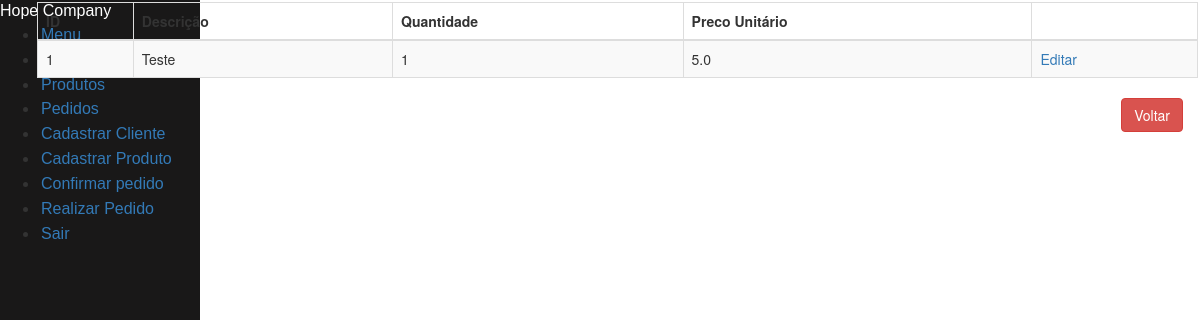
/produto/, run on an earlier commit of the app's database.
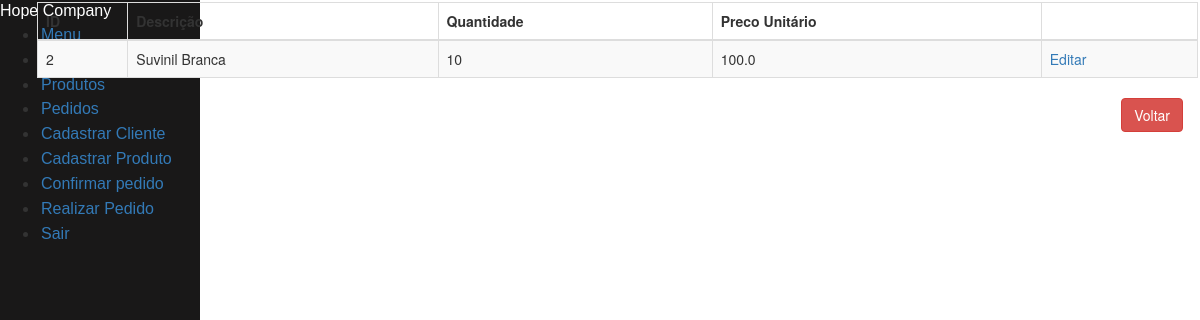
And on a later commit of the database.
### tables this page shows
CREATE TABLE produto (
    id_produto INTEGER PRIMARY KEY AUTOINCREMENT,
    descricao VARCHAR(50) NOT NULL,
    quantidade INTEGER,
    preco_unitario REAl NOT NULL
);

### clientes.py (the view)
@app.route("/produto/")
def listar_produtos_api():
    return render_template("lista_produtos.html", produtos = listar_produtos())

### clientes.py (called while the page is built)
def row_to_dict(description, row):
    if row == None:
        return None
    d = {}
    for i in range(0, len(row)):
        d[description[i][0]] = row[i]
    return d

def rows_to_dict(description, rows):
    result = []
    for row in rows:
        result.append(row_to_dict(description, row))
    return result

def conectar():
    return sqlite3.connect('clientes.db')

def listar_produtos():
    with closing(conectar()) as con, closing(con.cursor()) as cur:
        cur.execute("SELECT p.id_produto, p.descricao, p.preco_unitario, p.quantidade FROM produto p ORDER BY p.id_produto")
        return rows_to_dict(cur.description, cur.fetchall())

### templates/lista_produtos.html (shortened to what this page needs)
{% extends "menu.html" %}
{% block content %}
    <div class="table-responsive" id="sailorTableArea">
        <table id="sailorTable" class="table table-striped table-bordered" width="100%">
            <thead>
                <tr>
                    <th>ID</th>
                    <th>Descrição</th>
                    <th>Quantidade</th>
                    <th>Preco Unitário</th>
                    <th>&nbsp;</th>
                </tr>
                <thead>
                    <tbody>
                        {% for produto in produtos %}
                        <tr>
                            <td>{{produto['id_produto']}}</td>
                            <td>{{produto['descricao']}}</td>
                            <td>{{produto['quantidade']}}</td>
                            <td>{{produto['preco_unitario']}}</td>
                            <td><a href="/produto/{{produto['id_produto']}}" class="botao">Editar</a></td>
                        </tr>
                        {% endfor %}
                    </tbody>
        </table>
    </div>
    <div class="form-group">
        <label class="col-md-4 control-label" for="btnsalvar"></label>
        <div class="col-md-8 text-right">
            <a id="btncancelar" name="btncancelar" class="btn btn-danger" href="/menu">Voltar</a>
        </div>
    </div>
{% endblock %}

What changed in the data, as far as the page shows it:
removed produto: id_produto "1", descricao "Teste", quantidade "1", preco_unitario "5.0"
added produto: id_produto "2", descricao "Suvinil Branca", quantidade "10", preco_unitario "100.0"
